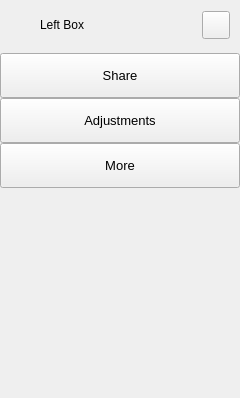
        <widget class="QFrame" name="extraLeftBox">
         <property name="minimumSize">
          <size>
           <width>0</width>
           <height>0</height>
          </size>
         </property>
         <property name="maximumSize">
          <size>
           <width>0</width>
           <height>16777215</height>
          </size>
         </property>
         <property name="frameShape">
          <enum>QFrame::Shape::NoFrame</enum>
         </property>
         <property name="frameShadow">
          <enum>QFrame::Shadow::Raised</enum>
         </property>
         <layout class="QVBoxLayout" name="extraColumLayout">
          <property name="spacing">
           <number>3</number>
          </property>
          <property name="leftMargin">
           <number>0</number>
          </property>
          <property name="topMargin">
           <number>0</number>
          </property>
          <property name="rightMargin">
           <number>0</number>
          </property>
          <property name="bottomMargin">
           <number>0</number>
          </property>
          <item>
           <widget class="QFrame" name="extraTopBg">
            <property name="minimumSize">
             <size>
              <width>0</width>
              <height>50</height>
             </size>
            </property>
            <property name="maximumSize">
             <size>
              <width>16777215</width>
              <height>50</height>
             </size>
            </property>
            <property name="frameShape">
             <enum>QFrame::Shape::NoFrame</enum>
            </property>
            <property name="frameShadow">
             <enum>QFrame::Shadow::Raised</enum>
            </property>
            <layout class="QVBoxLayout" name="verticalLayout_5">
             <property name="spacing">
              <number>0</number>
             </property>
             <property name="leftMargin">
              <number>0</number>
             </property>
             <property name="topMargin">
              <number>0</number>
             </property>
             <property name="rightMargin">
              <number>0</number>
             </property>
             <property name="bottomMargin">
              <number>0</number>
             </property>
             <item>
              <layout class="QGridLayout" name="extraTopLayout">
               <property name="leftMargin">
                <number>10</number>
               </property>
               <property name="rightMargin">
                <number>10</number>
               </property>
               <property name="horizontalSpacing">
                <number>10</number>
               </property>
               <property name="verticalSpacing">
                <number>0</number>
               </property>
               <item row="0" column="0">
                <widget class="QFrame" name="extraIcon">
                 <property name="minimumSize">
                  <size>
                   <width>20</width>
                   <height>0</height>
                  </size>
                 </property>
                 <property name="maximumSize">
                  <size>
                   <width>20</width>
                   <height>20</height>
                  </size>
                 </property>
                 <property name="frameShape">
                  <enum>QFrame::Shape::NoFrame</enum>
                 </property>
                 <property name="frameShadow">
                  <enum>QFrame::Shadow::Raised</enum>
                 </property>
                </widget>
               </item>
               <item row="0" column="1">
                <widget class="QLabel" name="extraLabel">
                 <property name="minimumSize">
                  <size>
                   <width>150</width>
                   <height>0</height>
                  </size>
                 </property>
                 <property name="text">
                  <string>Left Box</string>
                 </property>
                </widget>
               </item>
               <item row="0" column="2">
                <widget class="QPushButton" name="extraCloseColumnBtn">
                 <property name="minimumSize">
                  <size>
                   <width>28</width>
                   <height>28</height>
                  </size>
                 </property>
                 <property name="maximumSize">
                  <size>
                   <width>28</width>
                   <height>28</height>
                  </size>
                 </property>
                 <property name="cursor">
                  <cursorShape>PointingHandCursor</cursorShape>
                 </property>
                 <property name="toolTip">
                  <string>Close left box</string>
                 </property>
                 <property name="text">
                  <string/>
                 </property>
                 <property name="icon">
                  <iconset resource="../resources.qrc">
                   <normaloff>:/icons/images/icons/icon_close.png</normaloff>:/icons/images/icons/icon_close.png</iconset>
                 </property>
                 <property name="iconSize">
                  <size>
                   <width>20</width>
                   <height>20</height>
                  </size>
                 </property>
                </widget>
               </item>
              </layout>
             </item>
            </layout>
           </widget>
          </item>
          <item>
           <widget class="QFrame" name="extraContent">
            <property name="frameShape">
             <enum>QFrame::Shape::NoFrame</enum>
            </property>
            <property name="frameShadow">
             <enum>QFrame::Shadow::Raised</enum>
            </property>
            <layout class="QVBoxLayout" name="verticalLayout_12">
             <property name="spacing">
              <number>0</number>
             </property>
             <property name="leftMargin">
              <number>0</number>
             </property>
             <property name="topMargin">
              <number>0</number>
             </property>
             <property name="rightMargin">
              <number>0</number>
             </property>
             <property name="bottomMargin">
              <number>0</number>
             </property>
             <item alignment="Qt::AlignmentFlag::AlignTop">
              <widget class="QFrame" name="extraTopMenu">
               <property name="frameShape">
                <enum>QFrame::Shape::NoFrame</enum>
               </property>
               <property name="frameShadow">
                <enum>QFrame::Shadow::Raised</enum>
               </property>
               <layout class="QVBoxLayout" name="verticalLayout_11">
                <property name="spacing">
                 <number>0</number>
                </property>
                <property name="leftMargin">
                 <number>0</number>
                </property>
                <property name="topMargin">
                 <number>0</number>
                </property>
                <property name="rightMargin">
                 <number>0</number>
                </property>
                <property name="bottomMargin">
                 <number>0</number>
                </property>
                <item>
                 <widget class="QPushButton" name="btn_share">
                  <property name="sizePolicy">
                   <sizepolicy hsizetype="Expanding" vsizetype="Fixed">
                    <horstretch>0</horstretch>
                    <verstretch>0</verstretch>
                   </sizepolicy>
                  </property>
                  <property name="minimumSize">
                   <size>
                    <width>0</width>
                    <height>45</height>
                   </size>
                  </property>
                  <property name="font">
                   <font>
                    <family>Segoe UI</family>
                    <pointsize>10</pointsize>
                    <italic>false</italic>
                    <bold>false</bold>
                   </font>
                  </property>
                  <property name="cursor">
                   <cursorShape>PointingHandCursor</cursorShape>
                  </property>
                  <property name="layoutDirection">
                   <enum>Qt::LayoutDirection::LeftToRight</enum>
                  </property>
                  <property name="styleSheet">
                   <string notr="true">background-image: url(:/icons/images/icons/cil-share-boxed.png);</string>
                  </property>
                  <property name="text">
                   <string>Share</string>
                  </property>
                 </widget>
                </item>
                <item>
                 <widget class="QPushButton" name="btn_adjustments">
                  <property name="sizePolicy">
                   <sizepolicy hsizetype="Expanding" vsizetype="Fixed">
                    <horstretch>0</horstretch>
                    <verstretch>0</verstretch>
                   </sizepolicy>
                  </property>
                  <property name="minimumSize">
                   <size>
                    <width>0</width>
                    <height>45</height>
                   </size>
                  </property>
                  <property name="font">
                   <font>
                    <family>Segoe UI</family>
                    <pointsize>10</pointsize>
                    <italic>false</italic>
                    <bold>false</bold>
                   </font>
                  </property>
                  <property name="cursor">
                   <cursorShape>PointingHandCursor</cursorShape>
                  </property>
                  <property name="layoutDirection">
                   <enum>Qt::LayoutDirection::LeftToRight</enum>
                  </property>
                  <property name="styleSheet">
                   <string notr="true">background-image: url(:/icons/images/icons/cil-equalizer.png);</string>
                  </property>
                  <property name="text">
                   <string>Adjustments</string>
                  </property>
                 </widget>
                </item>
                <item>
                 <widget class="QPushButton" name="btn_more">
                  <property name="sizePolicy">
                   <sizepolicy hsizetype="Expanding" vsizetype="Fixed">
                    <horstretch>0</horstretch>
                    <verstretch>0</verstretch>
                   </sizepolicy>
                  </property>
                  <property name="minimumSize">
                   <size>
                    <width>0</width>
                    <height>45</height>
                   </size>
                  </property>
                  <property name="font">
                   <font>
                    <family>Segoe UI</family>
                    <pointsize>10</pointsize>
                    <italic>false</italic>
                    <bold>false</bold>
                   </font>
                  </property>
                  <property name="cursor">
                   <cursorShape>PointingHandCursor</cursorShape>
                  </property>
                  <property name="layoutDirection">
                   <enum>Qt::LayoutDirection::LeftToRight</enum>
                  </property>
                  <property name="styleSheet">
                   <string notr="true">background-image: url(:/icons/images/icons/cil-layers.png);</string>
                  </property>
                  <property name="text">
                   <string>More</string>
                  </property>
                 </widget>
                </item>
               </layout>
              </widget>
             </item>
             <item>
              <widget class="QFrame" name="extraCenter">
               <property name="frameShape">
                <enum>QFrame::Shape::NoFrame</enum>
               </property>
               <property name="frameShadow">
                <enum>QFrame::Shadow::Raised</enum>
               </property>
               <layout class="QVBoxLayout" name="verticalLayout_10">
                <item>
                 <widget class="QTextEdit" name="textEdit">
                  <property name="minimumSize">
                   <size>
                    <width>222</width>
                    <height>0</height>
                   </size>
                  </property>
                  <property name="styleSheet">
                   <string notr="true">background: transparent;</string>
                  </property>
                  <property name="frameShape">
                   <enum>QFrame::Shape::NoFrame</enum>
                  </property>
                  <property name="readOnly">
                   <bool>true</bool>
                  </property>
                  <property name="markdown">
                   <string/>
                  </property>
                  <property name="html">
                   <string>&lt;!DOCTYPE HTML PUBLIC &quot;-//W3C//DTD HTML 4.0//EN&quot; &quot;http://www.w3.org/TR/REC-html40/strict.dtd&quot;&gt;
&lt;html&gt;&lt;head&gt;&lt;meta name=&quot;qrichtext&quot; content=&quot;1&quot; /&gt;&lt;meta charset=&quot;utf-8&quot; /&gt;&lt;style type=&quot;text/css&quot;&gt;
p, li { white-space: pre-wrap; }
hr { height: 1px; border-width: 0; }
li.unchecked::marker { content: &quot;\2610&quot;; }
li.checked::marker { content: &quot;\2612&quot;; }
&lt;/style&gt;&lt;/head&gt;&lt;body style=&quot; font-family:'Segoe UI'; font-size:10pt; font-weight:400; font-style:normal;&quot;&gt;
&lt;p style=&quot;-qt-paragraph-type:empty; margin-top:0px; margin-bottom:0px; margin-left:0px; margin-right:0px; -qt-block-indent:0; text-indent:0px;&quot;&gt;&lt;br /&gt;&lt;/p&gt;&lt;/body&gt;&lt;/html&gt;</string>
                  </property>
                 </widget>
                </item>
               </layout>
              </widget>
             </item>
             <item>
              <widget class="QFrame" name="extraBottom">
               <property name="frameShape">
                <enum>QFrame::Shape::NoFrame</enum>
               </property>
               <property name="frameShadow">
                <enum>QFrame::Shadow::Raised</enum>
               </property>
              </widget>
             </item>
            </layout>
           </widget>
          </item>
         </layout>
        </widget>
